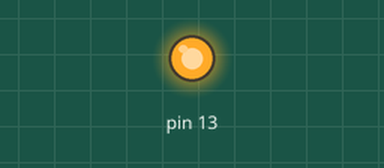
Recording of a sketch running on a simulated Arduino Uno, built with avr-gcc and run on an emulated ATmega328P. Shown: output pins drawn as LEDs (lit = HIGH). What the sketch prints to the serial monitor is not drawn.

Above: at 0.1 s.
Timing chart, 0 to 1.6 s (numbered marks = the images above):
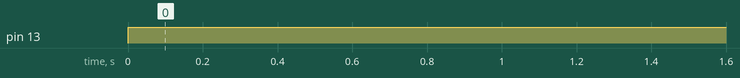

Measured:
- by itself, pin 13: LOW → HIGH at 0.00 s

The sketch:

packet_sender.ino
```cpp
#include "test.h"
SensorData data;
struct Status_t sts;

void writeDebug(unsigned long t)
{
  Serial.write(0xAA);
  Serial.write(0x55);
  Serial.write(0x00);

  //Serial.write(0x05);
  char buf [10];
  //unsigned long aaa = 10000;
  sprintf(buf, "%lu", t);
  uint8_t len = strlen(buf);
  Serial.write(len);
  Serial.println(buf);
}

#define DBGLEN 100
void writeDebug(char * const text)
{
  //Start bytes and 0x00 debug packet id
  Serial.write(0xAA);
  Serial.write(0x55);
  Serial.write(0x00);

  //Write length of text and text
  Serial.write(strlen(text));
  Serial.println(text);
}

void writeStruct(uint8_t * sp, size_t ssize, uint8_t rssi, uint8_t nodeid)
{
  Serial.write(0xAA);
  Serial.write(0x55);

  uint8_t crc = 0;
  for (uint8_t * ss = sp; ss < sp + ssize; ss++)
  {
    Serial.write(*ss);
    crc += *ss;
  }
  crc += nodeid;
  crc += rssi;
  crc  = (crc ^ 0xFF) + 1;

  Serial.write(nodeid);
  Serial.write(rssi);
  Serial.write(crc);
}


void setup() {

  Serial.begin(250000);
  pinMode(13, OUTPUT);
  writeDebug("Hello I am bob!");

}
uint16_t smt = 0;
void loop() {
  // put your main code here, to run repeatedly:
  sts.id = STATUS_TPACKET;
  sts.packets_sent = 123;
  sts.something = smt;

  unsigned long ss = millis();
  digitalWrite(13, HIGH);
  //writeStruct((uint8_t *)&sts, sizeof(sts), 40, 1);
  fakeData();
  writeStruct((uint8_t *)&data, sizeof(data), 66, 7);

  //fakeData();
  //writeStruct((uint8_t *)&data, sizeof(data), 66, 7);
  //delay(1000);

  writeDebug(100  );
  //delay(1000);
  delay(1000);
  smt++;
}

void fakeData()
{
  data.id = SENSORDATAPACKET;
  data.h1 = 1.1;
  data.t1 = 100.23;
  data.h2 = 2.2;
  data.t2 = 200.34;
  data.h3 = 3.3;
  data.t3 = 300.45;

  data.soil_t = 33;
  data.soil_h = 44;

  data.batt = 4.765;

  data.r = 1024;
  data.g = 2048;
  data.b = 32000;
  data.bob = 1;
}
```

test.h
```cpp
#include <Arduino.h>
#ifndef __TEST_H
#define __TEST_H

#define SENSORDATAPACKET 0x01
#define STATUS_TPACKET 0x02

typedef struct {
  uint8_t id ;
  float h1 ;
  float t1;
  float h2;
  float t2;
  float h3;
  float t3;

  float soil_t;
  float soil_h;

  float batt;

  uint16_t r ;
  uint16_t g;
  uint16_t b;
  uint32_t bob;
}
SensorData;

struct Status_t
{
  uint8_t id;
  uint16_t packets_sent;
  uint16_t something;

};

#endif __TEST_H
```
